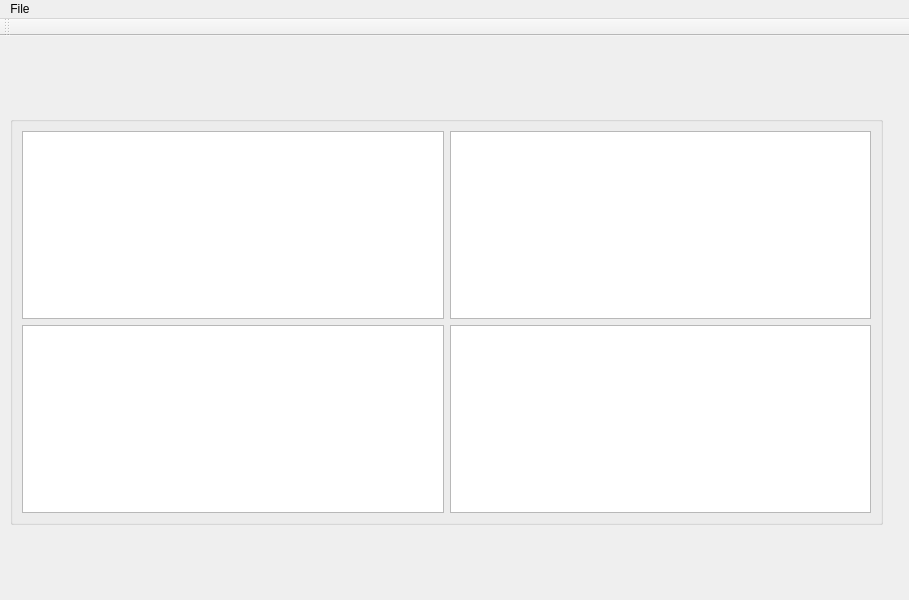
<?xml version="1.0" encoding="UTF-8"?>
<ui version="4.0">
 <class>MainWindow</class>
 <widget class="QMainWindow" name="MainWindow">
  <property name="geometry">
   <rect>
    <x>0</x>
    <y>0</y>
    <width>909</width>
    <height>600</height>
   </rect>
  </property>
  <property name="windowTitle">
   <string>MainWindow</string>
  </property>
  <widget class="QWidget" name="centralwidget">
   <widget class="QGroupBox" name="groupBox_3">
    <property name="geometry">
     <rect>
      <x>10</x>
      <y>80</y>
      <width>873</width>
      <height>409</height>
     </rect>
    </property>
    <property name="title">
     <string/>
    </property>
    <layout class="QGridLayout" name="gridLayout_9">
     <item row="0" column="0">
      <widget class="PlotWidget" name="ch1_PlotWidget">
       <property name="sizePolicy">
        <sizepolicy hsizetype="Expanding" vsizetype="Expanding">
         <horstretch>1</horstretch>
         <verstretch>1</verstretch>
        </sizepolicy>
       </property>
      </widget>
     </item>
     <item row="0" column="1">
      <widget class="PlotWidget" name="ch3_PlotWidget">
       <property name="sizePolicy">
        <sizepolicy hsizetype="Expanding" vsizetype="Expanding">
         <horstretch>1</horstretch>
         <verstretch>1</verstretch>
        </sizepolicy>
       </property>
      </widget>
     </item>
     <item row="1" column="0">
      <widget class="PlotWidget" name="ch2_PlotWidget">
       <property name="sizePolicy">
        <sizepolicy hsizetype="Expanding" vsizetype="Expanding">
         <horstretch>1</horstretch>
         <verstretch>1</verstretch>
        </sizepolicy>
       </property>
      </widget>
     </item>
     <item row="1" column="1">
      <widget class="PlotWidget" name="ch4_PlotWidget">
       <property name="sizePolicy">
        <sizepolicy hsizetype="Expanding" vsizetype="Expanding">
         <horstretch>1</horstretch>
         <verstretch>1</verstretch>
        </sizepolicy>
       </property>
      </widget>
     </item>
    </layout>
   </widget>
  </widget>
  <widget class="QMenuBar" name="menubar">
   <property name="geometry">
    <rect>
     <x>0</x>
     <y>0</y>
     <width>909</width>
     <height>26</height>
    </rect>
   </property>
   <widget class="QMenu" name="menuFile">
    <property name="title">
     <string>File</string>
    </property>
    <addaction name="action_Load"/>
   </widget>
   <addaction name="menuFile"/>
  </widget>
  <widget class="QToolBar" name="toolBar">
   <property name="windowTitle">
    <string>toolBar</string>
   </property>
   <attribute name="toolBarArea">
    <enum>TopToolBarArea</enum>
   </attribute>
   <attribute name="toolBarBreak">
    <bool>false</bool>
   </attribute>
  </widget>
  <action name="action_Load">
   <property name="text">
    <string>Load</string>
   </property>
  </action>
 </widget>
 <customwidgets>
  <customwidget>
   <class>PlotWidget</class>
   <extends>QGraphicsView</extends>
   <header>pyqtgraph</header>
  </customwidget>
 </customwidgets>
 <resources/>
 <connections/>
</ui>
